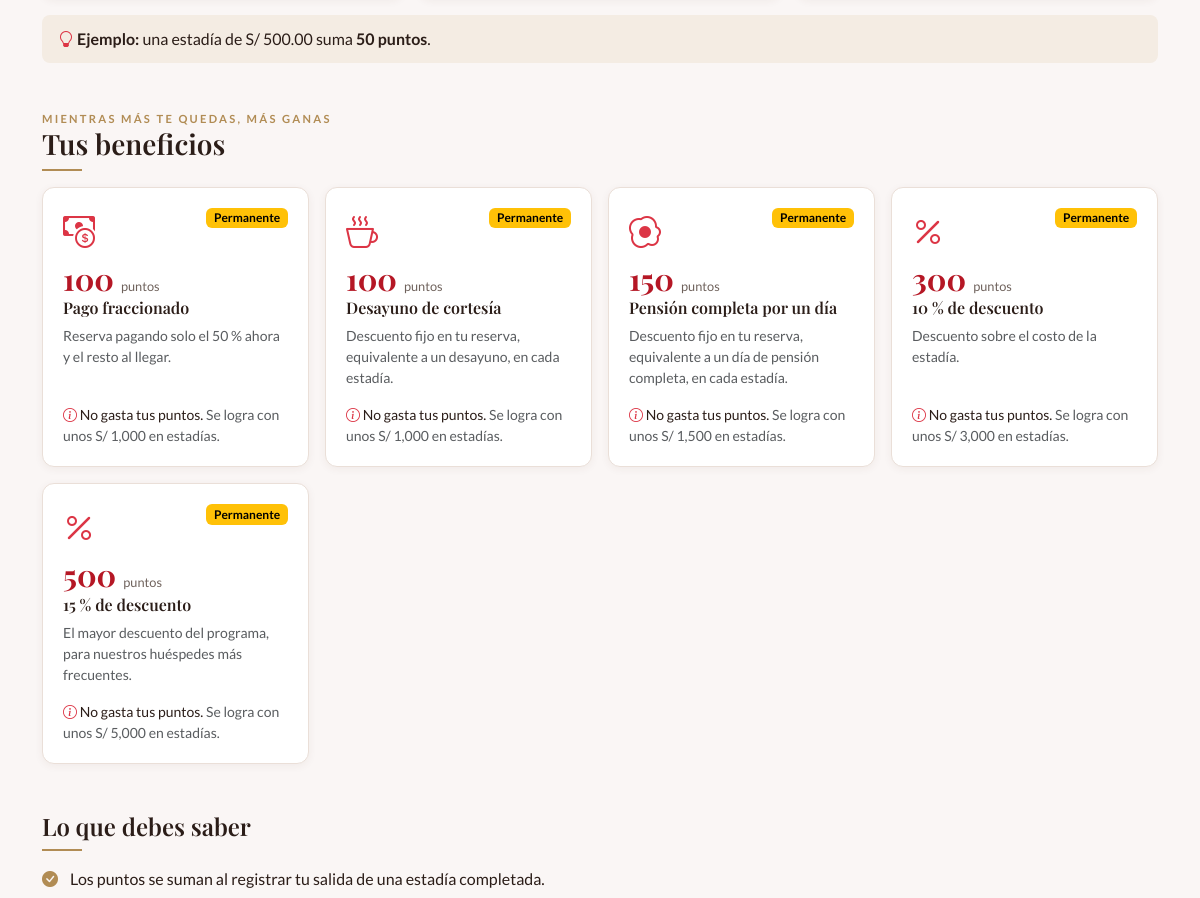
The page /publico/puntos.php (middle part) on the database as committed earlier.
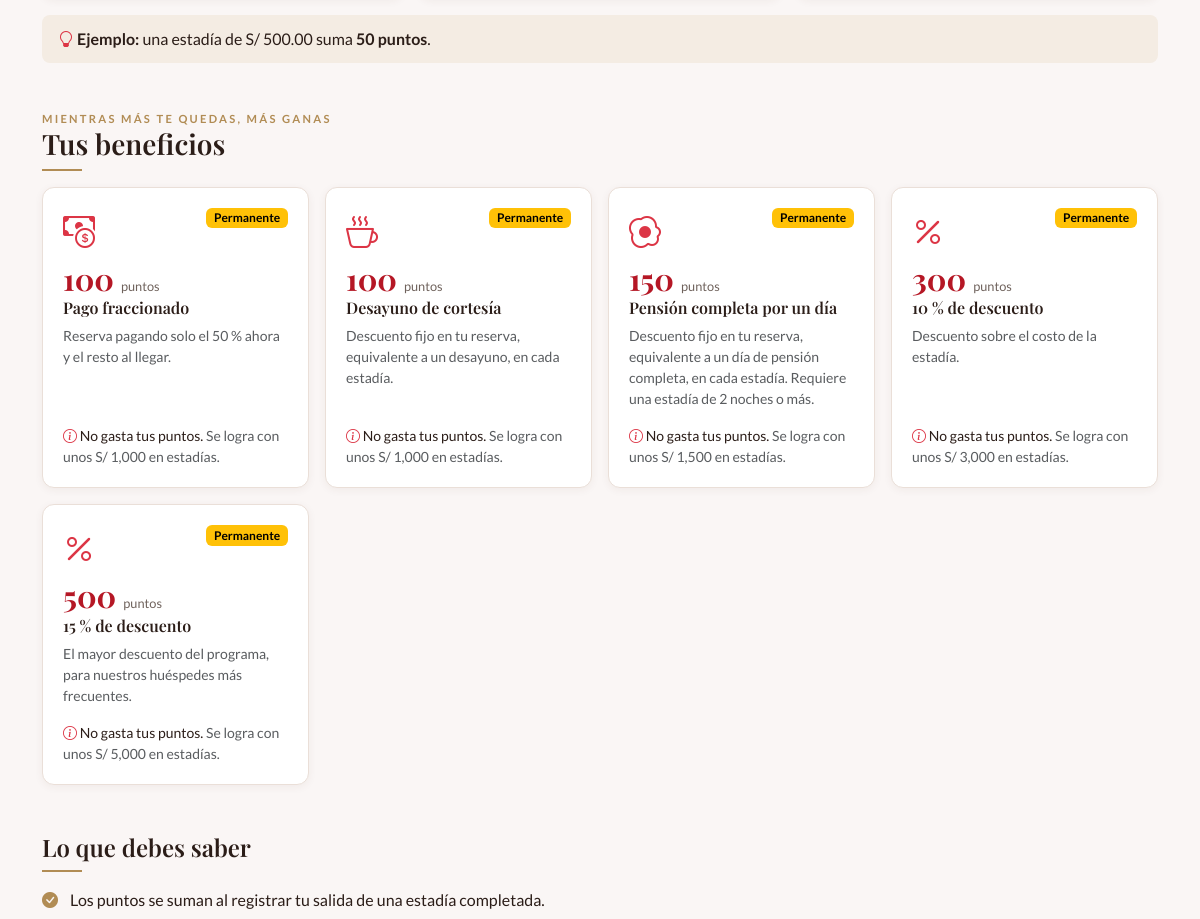
The same page on the database as committed later.
### tables this page shows
CREATE TABLE recompensa (
    id                 INT UNSIGNED AUTO_INCREMENT PRIMARY KEY,
    nombre             VARCHAR(80)  NOT NULL,
    descripcion        VARCHAR(200) NULL,
    puntos_requeridos  INT UNSIGNED NOT NULL,
    noches_minimas     TINYINT UNSIGNED NULL,   
    tipo               ENUM('pago_fraccionado','descuento','producto','noche_gratis','plan_pension') NOT NULL,
    valor              DECIMAL(5,2) NULL,
    producto_id        INT UNSIGNED NULL,
    plan_pension_id    INT UNSIGNED NULL,
    consume_puntos     TINYINT(1)   NOT NULL DEFAULT 1,
    activo             TINYINT(1)   NOT NULL DEFAULT 1,
    created_at         TIMESTAMP    NOT NULL DEFAULT CURRENT_TIMESTAMP,
    updated_at         TIMESTAMP    NOT NULL DEFAULT CURRENT_TIMESTAMP ON UPDATE CURRENT_TIMESTAMP,
    CONSTRAINT fk_recompensa_producto     FOREIGN KEY (producto_id)     REFERENCES producto(id),
    CONSTRAINT fk_recompensa_plan_pension FOREIGN KEY (plan_pension_id) REFERENCES plan_pension(id)
);

CREATE TABLE parametro (
    clave        VARCHAR(50)  PRIMARY KEY,
    valor        VARCHAR(50)  NOT NULL,
    descripcion  VARCHAR(150) NOT NULL,
    updated_at   TIMESTAMP    NOT NULL DEFAULT CURRENT_TIMESTAMP ON UPDATE CURRENT_TIMESTAMP
);

### views/partes/ayudas.php (called while the page is built, shortened)
<?php
function e($valor): string
{
    return htmlspecialchars((string) $valor, ENT_QUOTES, "UTF-8");
}

### config/Autoload.php (called while the page is built, shortened)
<?php
spl_autoload_register(function (string $clase): void {
    $prefijo = "App\\";
    $carpetaBase = dirname(__DIR__) . "/src/";
    $ruta = $carpetaBase . str_replace("\\", "/", substr($clase, strlen($prefijo))) . ".php";
});

### src/Dao/Conexion.php (called while the page is built, shortened)
<?php
class Conexion
{
    private $host = "localhost";
    private $dbname = "daw2_hotel_san_antonio";
    private $user = "root";
    private $password = "";
    public function conectar(): \PDO
    {
        try {
            $dsn = "mysql:host=$this->host;dbname=$this->dbname;charset=utf8mb4";
            $conexion = new \PDO($dsn, $this->user, $this->password);
            $conexion->setAttribute(\PDO::ATTR_ERRMODE, \PDO::ERRMODE_EXCEPTION);
            $conexion->setAttribute(\PDO::ATTR_DEFAULT_FETCH_MODE, \PDO::FETCH_ASSOC);
            $conexion->setAttribute(\PDO::ATTR_EMULATE_PREPARES, false);
            return $conexion;
        } catch (\PDOException $e) {
            throw $e;
        }
    }
}

### src/Dao/Dao.php (called while the page is built, shortened)
<?php
abstract class Dao
{
    public function __construct(?\PDO $conn = null)
    {
        $this->conn = $conn ?? (new Conexion())->conectar();
    }
    protected function enlazar(\PDOStatement $stmt, array $valores): void
    {
        foreach ($valores as $marcador => $valor) {
            $tipo = match (true) {
                is_int($valor) => \PDO::PARAM_INT,
                is_bool($valor) => \PDO::PARAM_BOOL,
                $valor === null => \PDO::PARAM_NULL,
                default => \PDO::PARAM_STR,
            };
            $stmt->bindValue($marcador, $valor, $tipo);
        }
    }
}

### src/Dao/Recompensa.php (called while the page is built, shortened)
<?php
class Recompensa extends Dao
{
    public function listarActivas(): array
    {
        $stmt = $this->conn->prepare("SELECT * FROM recompensa WHERE activo = 1 ORDER BY puntos_requeridos, id");
        $stmt->execute();
        return $stmt->fetchAll();
    }
}

### src/Bo/Puntos.php (called while the page is built, shortened)
<?php
class Puntos
{
    public function solesPorPunto(): int
    {
        return max(1, (int) (new ParametroDAO())->valor("soles_por_punto"));
    }
    public function recompensas(): array
    {
        return (new RecompensaDAO())->listarActivas();
    }
}

### src/Dao/Parametro.php (called while the page is built, shortened)
<?php
class Parametro extends Dao
{
    public function valor(string $clave): ?string
    {
        $stmt = $this->conn->prepare("SELECT valor FROM parametro WHERE clave = :clave");
        $this->enlazar($stmt, [":clave" => $clave]);
        $stmt->execute();
        $valor = $stmt->fetchColumn();
        return $valor === false ? null : $valor;
    }
}

### publico/puntos.php (the view, shortened to what the changed rows need)
<?php
require __DIR__ . "/../config/Autoload.php";
$bo = new PuntosBO();
$solesPorPunto = $bo->solesPorPunto();
$recompensas = $bo->recompensas();
$iconos = ["pago_fraccionado" => "bi-cash-coin", "producto" => "bi-cup-hot", "descuento" => "bi-percent", "noche_gratis" => "bi-moon-stars", "plan_pension" => "bi-egg-fried"];
require __DIR__ . "/../views/partes/cabecera.php";
?>
<main class="container py-4 py-lg-5">
    <h2 class="h3">Tus beneficios</h2>
    <div class="row g-3 mb-5">
        <?php foreach ($recompensas as $r) : ?>
            <?php $permanente = !(int) $r["consume_puntos"] ?>
            <div class="col-12 col-sm-6 col-lg-3">
                <article class="sa-card sa-card-cuerpo h-100 d-flex flex-column">
                    <div class="d-flex justify-content-between align-items-start">
                        <i class="bi <?= $iconos[$r["tipo"]] ?? "bi-gift" ?> fs-2 text-danger"></i>
                        <span class="badge <?= $permanente ? "text-bg-warning" : "text-bg-light border" ?>"><?= $permanente ? "Permanente" : "Canje" ?></span>
                    </div>
                    <div class="sa-nivel-puntos mt-2"><?= (int) $r["puntos_requeridos"] ?> <small>puntos</small></div>
                    <h3 class="h6 mt-1"><?= e($r["nombre"]) ?></h3>
                    <p class="small text-muted"><?= e($r["descripcion"]) ?></p>
                    <p class="small mt-auto mb-0">
                        <i class="bi bi-info-circle text-danger"></i>
                        <?= $permanente ? "No gasta tus puntos." : "Descuenta " . (int) $r["puntos_requeridos"] . " puntos de tu saldo." ?>
                        <span class="text-muted">Se logra con unos S/ <?= number_format($r["puntos_requeridos"] * $solesPorPunto) ?> en estadías.</span>
                    </p>
                </article>
            </div>
        <?php endforeach ?>
    </div>
    <div class="row">
        <div class="col-12 col-lg-9">
            <h2 class="h4">Lo que debes saber</h2>
        </div>
    </div>
</main>
<?php require __DIR__ . "/../views/partes/pie.php" ?>

Rows that differ between the two databases and show on the page:
changed recompensa "Pensión completa por un día": descripcion "Descuento fijo en tu reserva, equivalente a un día de pensión completa, en cada estadía." → "Descuento fijo en tu reserva, equivalente a un día de pensión completa, en cada estadía. Requiere una estadía de 2 noches o más."
